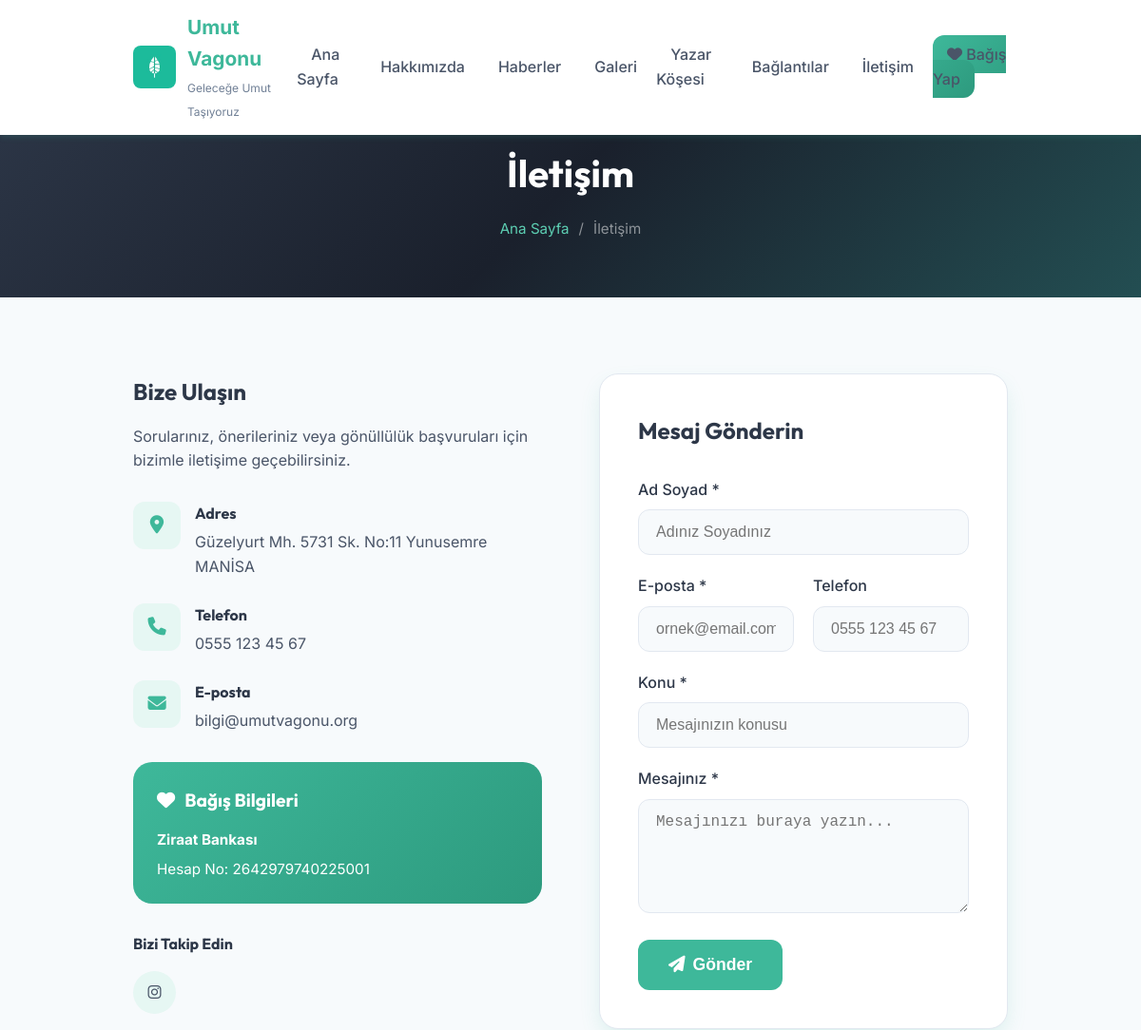
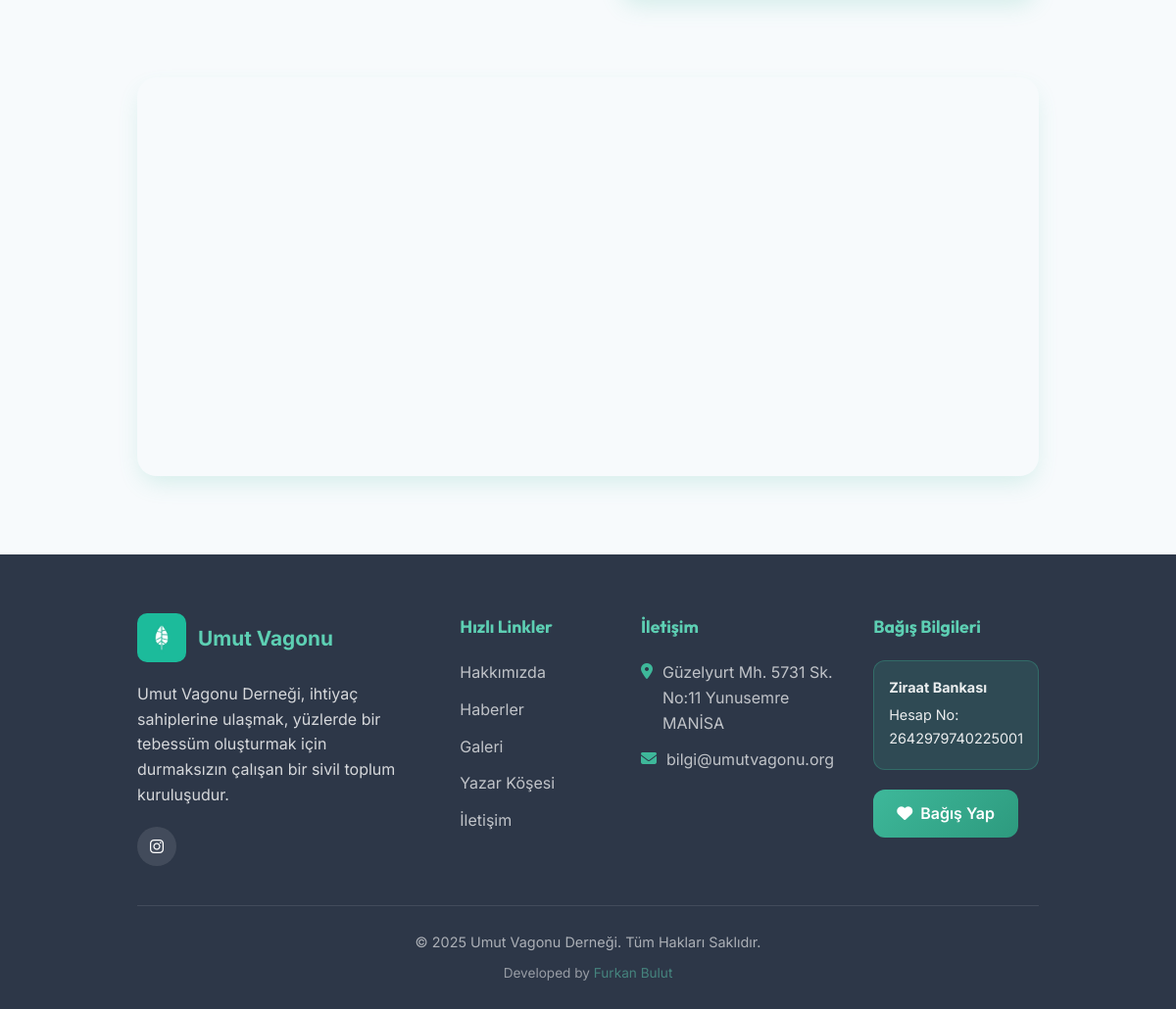
The page /iletisim/ on the database its author committed (2 pictures, top to bottom).
### landing/models.py (models this page shows, shortened)
class SiteSettings(models.Model):
    site_title = models.CharField(
        max_length=200,
        default="Umut Vagonu",
        verbose_name="Site Başlığı",
        help_text="Tarayıcı sekmesinde ve logoda görünecek başlık."
    )
    slogan = models.CharField(
        max_length=300,
        default="Geleceğe Umut Taşıyoruz",
        verbose_name="Slogan",
        help_text="Logo altında ve sayfa başlıklarında görünür."
    )
    about_text = models.TextField(
        blank=True,
        verbose_name="Hakkımızda Metni",
        default="Umut Vagonu Derneği, ihtiyaç sahiplerine ulaşmak, yüzlerde bir tebessüm oluşturmak için durmaksızın çalışan bir sivil toplum kuruluşudur.",
        help_text="Footer ve meta açıklamalarında kullanılır."
    )
    contact_phone = models.CharField(
        max_length=20,
        blank=True,
        verbose_name="Telefon",
        help_text="Örn: 0555 123 45 67"
    )
    contact_email = models.EmailField(
        blank=True,
        verbose_name="E-posta",
        help_text="Örn: bilgi@umutvagonu.org"
    )
    contact_address = models.TextField(
        blank=True,
        verbose_name="Adres",
        help_text="Dernek merkez adresi."
    )
    bank_name = models.CharField(
        max_length=100,
        blank=True,
        verbose_name="Banka Adı",
        help_text="Örn: Ziraat Bankası"
    )
    bank_account = models.CharField(
        max_length=100,
        blank=True,
        verbose_name="Hesap No",
        help_text="Banka hesap numarası."
    )
    bank_iban = models.CharField(
        max_length=50,
        blank=True,
        verbose_name="IBAN",
        help_text="TR ile başlayan IBAN numarası."
    )
    instagram_url = models.URLField(
        blank=True,
        verbose_name="Instagram",
        help_text="Instagram profil URL'si. Örn: https://instagram.com/umutvagonumanisa"
    )
    facebook_url = models.URLField(
        blank=True,
        verbose_name="Facebook",
        help_text="Facebook sayfa URL'si."
    )
    twitter_url = models.URLField(
        blank=True,
        verbose_name="Twitter/X",
        help_text="Twitter profil URL'si."
    )
    youtube_url = models.URLField(
        blank=True,
        verbose_name="YouTube",
        help_text="YouTube kanal URL'si."
    )
    stat_lives_touched = models.IntegerField(
        default=10000,
        verbose_name="Ulaşılan Hayat",
        help_text="Ana sayfada gösterilen 'Ulaşılan Hayat' sayısı."
    )
    stat_projects = models.IntegerField(
        default=100,
        verbose_name="Tamamlanan Proje",
        help_text="Ana sayfada gösterilen 'Tamamlanan Proje' sayısı."
    )
    stat_volunteers = models.IntegerField(
        default=1000,
        verbose_name="Gönüllü Sayısı",
        help_text="Ana sayfada gösterilen 'Gönüllü Ordusu' sayısı."
    )
    stat_cities = models.IntegerField(
        default=81,
        verbose_name="Hizmet Verilen İl",
        help_text="Ana sayfada gösterilen 'Hizmet Verilen İl' sayısı."
    )
    class Meta:
        verbose_name = "Site Ayarları"
        verbose_name_plural = "Site Ayarları"
    @classmethod
    def get_settings(cls):
        obj, created = cls.objects.get_or_create(pk=1)
        return obj

### landing/views.py (the view, shortened to what this page needs)
# urls.py: path('iletisim/', views.contact, name='contact'),
def contact(request):
    return render(request, 'pages/contact.html')

### landing/context_processors.py (called while the page is built)
def site_settings(request):
    try:
        settings = SiteSettings.get_settings()
    except:
        settings = None
    try:
        footer_links = Link.objects.filter(is_active=True)[:5]
    except:
        footer_links = []
    return {
        'site_settings': settings,
        'footer_links': footer_links,
    }

### templates/pages/contact.html (shortened to what this page needs)
{% extends 'base.html' %}
{% block content %}
<section class="page-header">
    <div class="container">
        <h1 class="page-title">İletişim</h1>
        <nav class="breadcrumb">
            <a href="{% url 'landing:home' %}">Ana Sayfa</a>
            <span>/</span>
            <span>İletişim</span>
        </nav>
    </div>
</section>
<section class="contact-section">
    <div class="container">
        <div class="contact-grid">
            <div class="contact-info">
                <h2>Bize Ulaşın</h2>
                <p>Sorularınız, önerileriniz veya gönüllülük başvuruları için bizimle iletişime geçebilirsiniz.</p>
                <div class="contact-details">
                    <div class="contact-item">
                        <div class="contact-icon">
                            <i class="fas fa-map-marker-alt"></i>
                        </div>
                        <div class="contact-text">
                            <h4>Adres</h4>
                            <p>{{ site_settings.contact_address|default:"Güzelyurt Mh. 5731 Sk. No:11 Yunusemre MANİSA"}}</p>
                        </div>
                    </div>
                    <div class="contact-item">
                        <div class="contact-icon">
                            <i class="fas fa-phone"></i>
                        </div>
                        <div class="contact-text">
                            <h4>Telefon</h4>
                            <p>
                                <a href="tel:{{ site_settings.contact_phone|default:'+905551234567' }}">
                                    {{ site_settings.contact_phone|default:"0555 123 45 67" }}
                                </a>
                            </p>
                        </div>
                    </div>
                    <div class="contact-item">
                        <div class="contact-icon">
                            <i class="fas fa-envelope"></i>
                        </div>
                        <div class="contact-text">
                            <h4>E-posta</h4>
                            <p>
                                <a href="mailto:{{ site_settings.contact_email|default:'bilgi@umutvagonu.org' }}">
                                    {{ site_settings.contact_email|default:"bilgi@umutvagonu.org" }}
                                </a>
                            </p>
                        </div>
                    </div>
                </div>
                <div class="donation-info-card">
                    <h3><i class="fas fa-heart"></i> Bağış Bilgileri</h3>
                    <div class="bank-details">
                        <p><strong>{{ site_settings.bank_name|default:"Ziraat Bankası" }}</strong></p>
                        {% if site_settings.bank_account %}
                        <p>Hesap No: {{ site_settings.bank_account }}</p>
                        {% else %}
                        <p>Hesap No: 2642979740225001</p>
                        {% endif %}
                    </div>
                </div>
                <div class="contact-social">
                    <h4>Bizi Takip Edin</h4>
                    <div class="social-links">
                        {% if site_settings.instagram_url %}
                        <a href="{{ site_settings.instagram_url }}" target="_blank" rel="noopener">
                            <i class="fab fa-instagram"></i>
                        </a>
                        {% else %}
                        <a href="https://www.instagram.com/umutvagonumanisa/" target="_blank" rel="noopener">
                            <i class="fab fa-instagram"></i>
                        </a>
                        {% endif %}
                    </div>
                </div>
            </div>
            <div class="contact-form-wrapper">
                <h2>Mesaj Gönderin</h2>
                <form method="POST" class="contact-form">
                    <div class="form-group">
                        <label for="name">Ad Soyad *</label>
                        <input type="text" id="name" name="name" required placeholder="Adınız Soyadınız">
                    </div>
                    <div class="form-row">
                        <div class="form-group">
                            <label for="email">E-posta *</label>
                            <input type="email" id="email" name="email" required placeholder="ornek@email.com">
                        </div>
                        <div class="form-group">
                            <label for="phone">Telefon</label>
                            <input type="tel" id="phone" name="phone" placeholder="0555 123 45 67">
                        </div>
                    </div>
                    <div class="form-group">
                        <label for="subject">Konu *</label>
                        <input type="text" id="subject" name="subject" required placeholder="Mesajınızın konusu">
                    </div>
                    <div class="form-group">
                        <label for="message">Mesajınız *</label>
                        <textarea id="message" name="message" rows="5" required
                            placeholder="Mesajınızı buraya yazın..."></textarea>
                    </div>
                    <button type="submit" class="btn btn-primary btn-lg">
                        <i class="fas fa-paper-plane"></i> Gönder
                    </button>
                </form>
            </div>
        </div>
    </div>
</section>
<section class="map-section">
    <div class="container">
        <div class="map-wrapper">
            <iframe
                src="https://www.google.com/maps/embed?pb=!1m18!1m12!1m3!1d3116.0553!2d27.4!3d38.62!2m3!1f0!2f0!3f0!3m2!1i1024!2i768!4f13.1!3m3!1m2!1s0x0%3A0x0!2zMzjCsDM3JzEyLjAiTiAyN8KwMjQnMDAuMCJF!5e0!3m2!1str!2str!4v1"
                width="100%" height="400" style="border:0; border-radius: 16px;" allowfullscreen="" loading="lazy"
>
            </iframe>
        </div>
    </div>
</section>
{% endblock %}

### templates/partials/_header.html (shortened to what this page needs)
<header class="header">
    <nav class="navbar">
        <div class="container">
            <a href="{% url 'landing:home' %}" class="logo">
                <img src="/static/images/logo.png" alt="Umut Vagonu Logo" class="logo-image">
                <span class="logo-text">
                    <strong>Umut Vagonu</strong>
                    <small>{{ site_settings.slogan|default:"Geleceğe Umut Taşıyoruz" }}</small>
                </span>
            </a>
            <ul class="nav-menu">
                <li><a href="{% url 'landing:home' %}" class="nav-link">Ana Sayfa</a></li>
                <li><a href="{% url 'landing:about' %}" class="nav-link">Hakkımızda</a></li>
                <li><a href="{% url 'landing:news_list' %}" class="nav-link">Haberler</a></li>
                <li><a href="{% url 'landing:gallery' %}" class="nav-link">Galeri</a></li>
                <li><a href="{% url 'landing:writers' %}" class="nav-link">Yazar Köşesi</a></li>
                <li><a href="{% url 'landing:links' %}" class="nav-link">Bağlantılar</a></li>
                <li><a href="{% url 'landing:contact' %}" class="nav-link">İletişim</a></li>
                <li>
                    <a href="{% url 'landing:contact' %}" class="nav-link btn-donate">
                        <i class="fas fa-heart"></i> Bağış Yap
                    </a>
                </li>
            </ul>
        </div>
    </nav>
</header>

### templates/partials/_footer.html (shortened to what this page needs)
<footer class="footer">
    <div class="container">
        <div class="footer-grid">
            <div class="footer-about">
                <div class="footer-logo">
                    <img src="/static/images/logo.png" alt="Umut Vagonu Logo" class="logo-image">
                    <span class="logo-text">
                        <strong>Umut Vagonu</strong>
                    </span>
                </div>
                <p>{{ site_settings.about_text|default:"Umut Vagonu Derneği, şeffaflık ve hesap verebilirlik ilkeleriyle çalışan, kamu yararına bir sivil toplum kuruluşudur."|truncatewords:30 }}</p>
                <div class="social-links">
                    {% if site_settings.instagram_url %}
                    <a href="{{ site_settings.instagram_url }}" target="_blank" rel="noopener" aria-label="Instagram">
                        <i class="fab fa-instagram"></i>
                    </a>
                    {% else %}
                    <a href="https://www.instagram.com/umutvagonumanisa/" target="_blank" rel="noopener"
                        aria-label="Instagram">
                        <i class="fab fa-instagram"></i>
                    </a>
                    {% endif %}
                </div>
            </div>
            <div class="footer-links">
                <h4>Hızlı Linkler</h4>
                <ul>
                    <li><a href="{% url 'landing:about' %}">Hakkımızda</a></li>
                    <li><a href="{% url 'landing:news_list' %}">Haberler</a></li>
                    <li><a href="{% url 'landing:gallery' %}">Galeri</a></li>
                    <li><a href="{% url 'landing:writers' %}">Yazar Köşesi</a></li>
                    <li><a href="{% url 'landing:contact' %}">İletişim</a></li>
                </ul>
            </div>
            <div class="footer-contact">
                <h4>İletişim</h4>
                <ul>
                    {% if site_settings.contact_address %}
                    <li>
                        <i class="fas fa-map-marker-alt"></i>
                        <span>{{ site_settings.contact_address }}</span>
                    </li>
                    {% else %}
                    <li>
                        <i class="fas fa-map-marker-alt"></i>
                        <span>Güzelyurt Mh. 5731 Sk. No:11 Yunusemre MANİSA</span>
                    </li>
                    {% endif %}
                    {% if site_settings.contact_email %}
                    <li>
                        <i class="fas fa-envelope"></i>
                        <a href="mailto:{{ site_settings.contact_email }}">{{ site_settings.contact_email }}</a>
                    </li>
                    {% else %}
                    <li>
                        <i class="fas fa-envelope"></i>
                        <a href="mailto:bilgi@umutvagonu.org">bilgi@umutvagonu.org</a>
                    </li>
                    {% endif %}
                </ul>
            </div>
            <div class="footer-donate">
                <h4>Bağış Bilgileri</h4>
                {% if site_settings.bank_name %}
                <div class="bank-info">
                    <p><strong>{{ site_settings.bank_name }}</strong></p>
                    {% if site_settings.bank_account %}
                    <p>Hesap No: {{ site_settings.bank_account }}</p>
                    {% endif %}
                    {% if site_settings.bank_iban %}
                    <p>IBAN: {{ site_settings.bank_iban }}</p>
                    {% endif %}
                </div>
                {% else %}
                <div class="bank-info">
                    <p><strong>Ziraat Bankası</strong></p>
                    <p>Hesap No: 2642979740225001</p>
                </div>
                {% endif %}
                <a href="{% url 'landing:contact' %}" class="btn btn-donate">
                    <i class="fas fa-heart"></i> Bağış Yap
                </a>
            </div>
        </div>
        <div class="footer-bottom">
            <p>&copy; {% now "Y" %} Umut Vagonu Derneği. Tüm Hakları Saklıdır.</p>
            <p class="developer-credit">Developed by <a href="https://furkanbulut.vercel.app/" target="_blank"
                    rel="noopener">Furkan Bulut</a></p>
        </div>
    </div>
</footer>

### rows shown on the page
SiteSettings: slogan "Geleceğe Umut Taşıyoruz", contact_address "Güzelyurt Mh. 5731 Sk. No:11 Yunusemre MANİSA", contact_phone "0555 123 45 67", contact_email "bilgi@umutvagonu.org", bank_name "Ziraat Bankası", about_text "Umut Vagonu Derneği, ihtiyaç sahiplerine ulaşmak, yüzlerde bir tebessüm oluşturmak için durmaksızın çalışan bir sivil toplum kuruluşudur."
